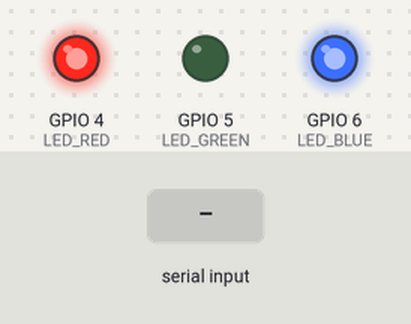
This program was run on a simulated Raspberry Pi (BCM pin numbers). Shown: output pins drawn as LEDs (lit = HIGH). Dashed ring = blinking. Inputs (shaded band) come from the test bench. Random numbers come from a fixed seed; what the program prints to the terminal is not drawn.

Above: at 1.2 s.
1.3 s: "0" typed at the terminal, then Enter
At 2.7 s:
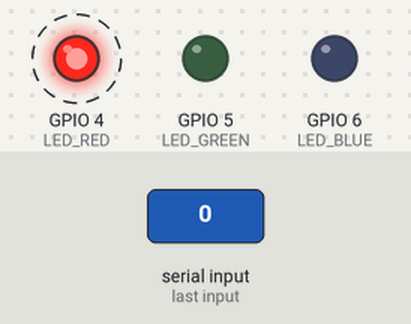
4.3 s: "1" typed at the terminal, then Enter
7.3 s: "2" typed at the terminal, then Enter
10.3 s: "1" typed at the terminal, then Enter
At 11.2 s:
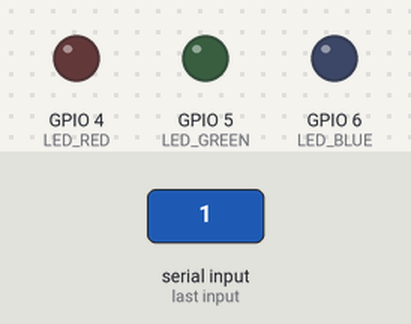
At 14.5 s:
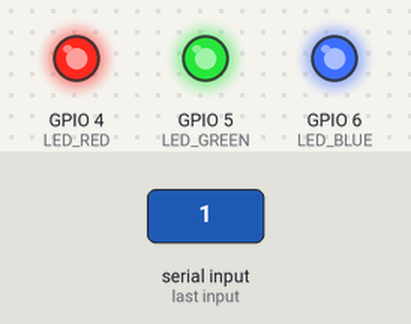
Timing chart, 0 to 15.8 s (numbered marks = the images above; inputs shaded):
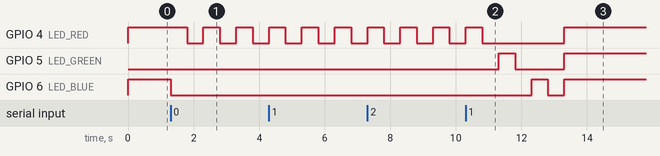

Measured:
- after the input at 1.3 s, GPIO 4 (LED_RED): alternates HIGH for 0.50 s and LOW for 0.50 s, starting after 0.50 s; GPIO 6 (LED_BLUE): HIGH → LOW at once
- after the input at 10.3 s, GPIO 6 (LED_BLUE): LOW → HIGH after 2.0 s, → LOW 0.50 s later, → HIGH 0.50 s later

The program:

CHJmission013101.py
```python
import RPi.GPIO as GPIO
import random
import time

LED_RED = 4
LED_GREEN = 5
LED_BLUE = 6

def setup_leds():
    GPIO.setmode(GPIO.BCM)
    GPIO.setup(LED_RED, GPIO.OUT)
    GPIO.setup(LED_GREEN, GPIO.OUT)
    GPIO.setup(LED_BLUE, GPIO.OUT)

def choose_colors():
    return sorted(random.sample(range(3), random.randint(2, 3)))

def print_title():
    print("------------------------------------------------------------------------")
    print("\t\t빛의 삼원색 게임")
    print("\t- 색을 확인하고 합쳐지면 어떤 색이 되는지 맞춰보자 -")
    print("------------------------------------------------------------------------")

def print_choices():
    print("------------------------------------------------------------------------")
    print("1. yellow")
    print("2. magenta")
    print("3. cyan")
    print("4. white")
    print("------------------------------------------------------------------------")

def get_user_answer():
    return int(input("숫자를 입력하세요: "))

def check_answer(selected_colors, user_answer):
    correct_combinations = {
        (0, 1): [1],  # 노랑
        (0, 2): [2],  # 마젠타
        (1, 2): [3],  # 시안
        (0, 1, 2): [4]  # 화이트
    }

    try:
        return user_answer in correct_combinations[tuple(selected_colors)]
    except KeyError:
        return False

def display_colors(selected_colors):
    for color in selected_colors:
        if color == 0:
            GPIO.output(LED_RED, GPIO.HIGH)
        elif color == 1:
            GPIO.output(LED_GREEN, GPIO.HIGH)
        elif color == 2:
            GPIO.output(LED_BLUE, GPIO.HIGH)

def clear_leds():
    for led_pin in [LED_RED, LED_GREEN, LED_BLUE]:
        GPIO.output(led_pin, GPIO.LOW)

def blink_leds():
    for _ in range(3):
        GPIO.output(LED_RED, GPIO.HIGH)
        time.sleep(0.5)
        GPIO.output(LED_RED, GPIO.LOW)
        time.sleep(0.5)

def main():
    setup_leds()
    print_title()

    try:
        while True:
            selected_colors = choose_colors()
            display_colors(selected_colors)
            print_choices()
            user_answer = get_user_answer()
            clear_leds()

            if check_answer(selected_colors, user_answer):
                print("정답입니다!")
                for color in [0, 1, 2]:
                    if color == 0:
                        GPIO.output(LED_RED, GPIO.HIGH)
                    elif color == 1:
                        GPIO.output(LED_GREEN, GPIO.HIGH)
                    elif color == 2:
                        GPIO.output(LED_BLUE, GPIO.HIGH)
                    time.sleep(0.5)
                    clear_leds()
                    time.sleep(0.5)
            else:
                print("오답입니다.")
                blink_leds()

            # 다음 문제를 위해 초기화
            clear_leds()

    except KeyboardInterrupt:
        GPIO.cleanup()

if __name__ == "__main__":
    main()
```
